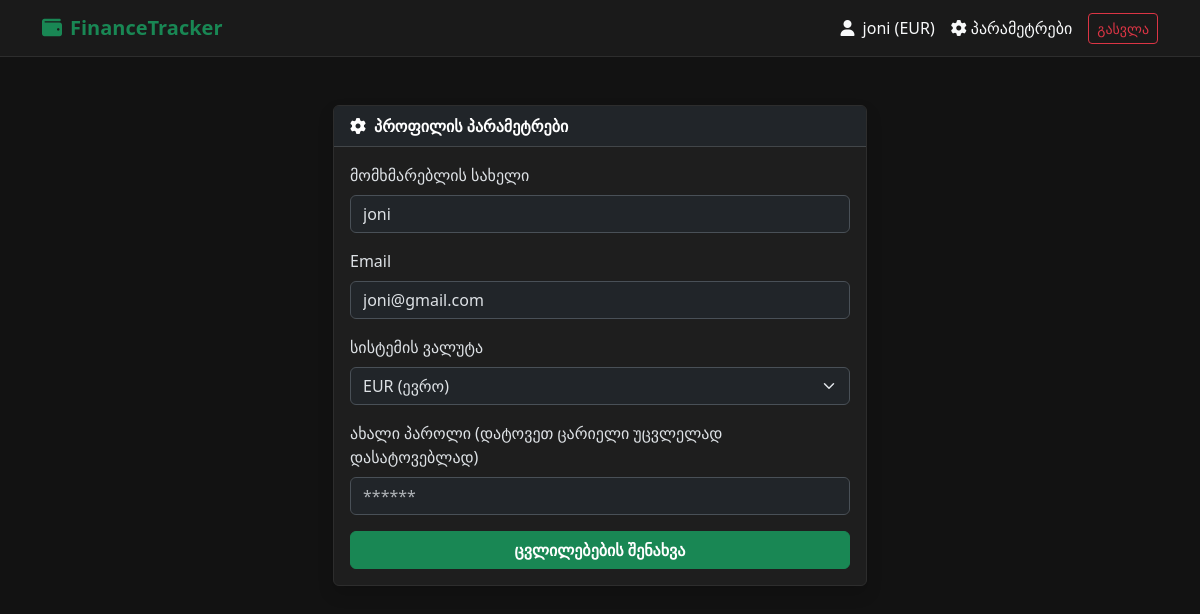
The page /settings (signed in) on the database its author committed.
### models/user.py (models this page shows)
class User(UserMixin, db.Model):
    __tablename__ = 'users'
    id = db.Column(db.Integer, primary_key=True)
    username = db.Column(db.String(150), unique=True, nullable=False)
    email = db.Column(db.String(150), unique=True, nullable=False)
    password_hash = db.Column(db.String(256), nullable=False)
    currency = db.Column(db.String(3), default="GEL")
    created_at = db.Column(db.DateTime, default=datetime.utcnow)
    is_admin=db.Column(db.Boolean,default=False)
    categories = db.relationship('Category', backref='user', lazy=True,cascade="all, delete-orphan")
    transactions = db.relationship('Transaction', backref='user', lazy=True,cascade="all, delete-orphan")
    budgets = db.relationship('Budget', backref='user', lazy=True,cascade="all, delete-orphan")

### routes/settings.py (the view, shortened to what this page needs)
@settings_bp.route('/settings', methods=['GET', 'POST'])
@custom_login_required
def index():
    return render_template('settings.html')

### app.py (called while the page is built)
def create_app():
    app = Flask(__name__)
    app.config.from_object(Config)
    db.init_app(app)
    login_manager.init_app(app)
    login_manager.login_view = 'auth.login'
    @login_manager.user_loader
    def load_user(user_id):
        return User.query.get(int(user_id))
    app.register_blueprint(api_bp)
    app.register_blueprint(auth_bp)
    app.register_blueprint(dashboard_bp)
    app.register_blueprint(admin_bp)
    app.register_blueprint(settings_bp)
    app.register_blueprint(category_bp)
    @app.route('/')
    def home():
        return redirect(url_for('auth.login'))
    with app.app_context():
        db.create_all()
    @app.errorhandler(404)
    def page_not_found(e):
        return render_template('404.html'),404
    @app.errorhandler(500)
    def internal_error(e):
        return render_template('500.html'),500
    return app

### helpers.py (called while the page is built)
def custom_login_required(f):
    @wraps(f)
    def decorated_function(*args, **kwargs):
        if not current_user.is_authenticated:
            if request.path.startswith('/api/'):
                return jsonify({"error": "Unauthorized. Please log in."}), 401
            flash('გთხოვთ გაიაროთ ავტორიზაცია.', 'warning')
            return redirect(url_for('auth.login'))
        return f(*args, **kwargs)
    return decorated_function

### templates/settings.html (shortened to what this page needs)
{% extends "base.html" %}
{% block content %}
<div class="container mt-5">
    <div class="row justify-content-center">
        <div class="col-md-6">
            <div class="card shadow">
                <div class="card-header bg-dark text-white fw-bold">
                    <i class="fa-solid fa-gear me-2"></i>პროფილის პარამეტრები
                </div>
                <div class="card-body">
                    <form action="{{ url_for('settings.index') }}" method="POST">
                        <div class="mb-3">
                            <label class="form-label">მომხმარებლის სახელი</label>
                            <input type="text" name="username" class="form-control" value="{{ current_user.username }}" required>
                        </div>
                        <div class="mb-3">
                            <label class="form-label">Email</label>
                            <input type="email" name="email" class="form-control" value="{{ current_user.email }}" required>
                        </div>
                        <div class="mb-3">
                            <label class="form-label">სისტემის ვალუტა</label>
                            <select name="currency" class="form-select">
                                <option value="EUR" {% if current_user.currency == 'EUR' %}selected{% endif %}>EUR (ევრო)</option>
                            </select>
                        </div>
                        <div class="mb-3">
                            <label class="form-label">ახალი პაროლი (დატოვეთ ცარიელი უცვლელად დასატოვებლად)</label>
                            <input type="password" name="password" class="form-control" placeholder="******">
                        </div>
                        <button type="submit" class="btn btn-success w-100 fw-bold">ცვლილებების შენახვა</button>
                    </form>
                </div>
            </div>
        </div>
    </div>
</div>
{% endblock %}

### templates/base.html (shortened to what this page needs)
<!DOCTYPE html>
<html lang="ka" data-bs-theme="dark">
<head>
    <link href="https://cdn.jsdelivr.net/npm/bootstrap@5.3.2/dist/css/bootstrap.min.css" rel="stylesheet">
    <link rel="stylesheet" href="https://cdnjs.cloudflare.com/ajax/libs/font-awesome/6.4.0/css/all.min.css">
</head>
<body>
    <nav class="navbar navbar-expand-lg navbar-dark bg-dark mb-4">
        <div class="container">
            <a class="navbar-brand text-success fw-bold" href="{{ url_for('dashboard.index') }}">
                <i class="fa-solid fa-wallet me-2"></i>FinanceTracker
            </a>
            <div class="d-flex align-items-center">
                {% if current_user.is_authenticated %}
                    <span class="text-light me-3">
                        <i class="fa-solid fa-user me-1"></i> {{ current_user.username }} ({{ current_user.currency }})
                    </span>
                    <a class="text-light text-decoration-none me-3" href="{{ url_for('settings.index') }}">
                        <i class="fa-solid fa-gear me-1"></i>პარამეტრები
                    </a>
                    <a href="/logout" class="btn btn-outline-danger btn-sm">გასვლა</a>
                {% endif %}
            </div>
        </div>
    </nav>
    <div class="container">
        {% block content %}{% endblock %}
    </div>
</body>
</html>

### templates/base.html (style rules this page uses)
body { background-color: #121212; color: #e0e0e0; }
.card { background-color: #1e1e1e; border: 1px solid #2d2d2d; box-shadow: 0 4px 6px rgba(0,0,0,0.3); }
.navbar { background-color: #1a1a1a !important; border-bottom: 1px solid #2d2d2d; }

### rows shown on the page
User: username "joni", currency "EUR", email "joni@gmail.com", currency "EUR (ევრო)"
